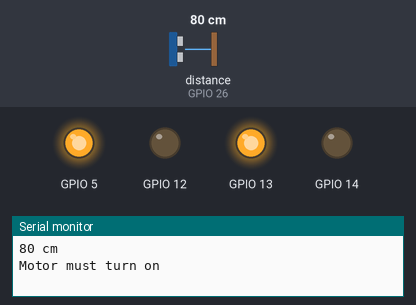
Recording of a sketch running on a simulated ESP32. Shown: output pins drawn as LEDs (lit = HIGH), the last lines printed to the serial monitor. Wiring (inferred from the names in the program): ultrasonic range finder: trigger GPIO 25; echo GPIO 26. The test bench sets the inputs (shaded band); at power-on: distance to the obstacle (sensor on GPIO 26) 80 cm. The echo pulse lasts 58.3 µs per cm; WiFi joins after 1.5 s; servers stay silent unless stated; pins used as bus, display or sensor lines are not drawn.

Above: at 3.0 s.
3.1 s: distance to the obstacle (sensor on GPIO 26) set to 36 cm
5.0 s: distance to the obstacle (sensor on GPIO 26) set to 32 cm
At 6.5 s:
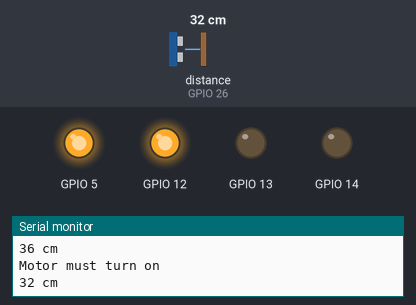
7.3 s: distance to the obstacle (sensor on GPIO 26) set to 28 cm
9.0 s: distance to the obstacle (sensor on GPIO 26) set to 22 cm
At 10.7 s:
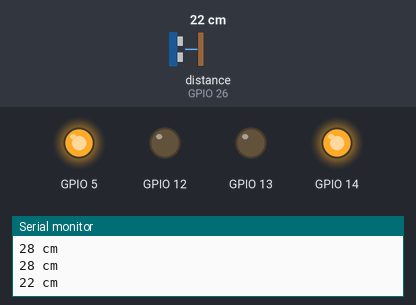
11.3 s: distance to the obstacle (sensor on GPIO 26) set to 11 cm
13.0 s: distance to the obstacle (sensor on GPIO 26) set to 8 cm
At 14.9 s:
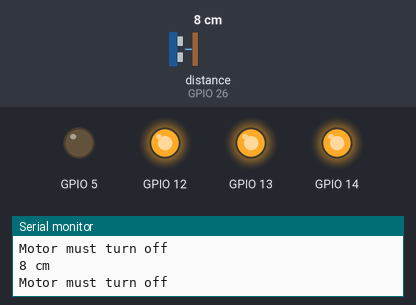
Timing chart, 0 to 16.3 s (numbered marks = the images above; inputs shaded):
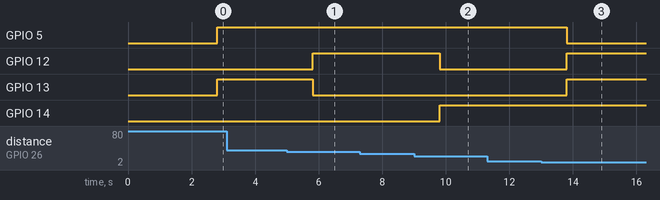

The sketch:

WaterTank_oct9b.ino
```cpp
#define BLYNK_TEMPLATE_ID "TMPL63zcSLyYx"    // Correct Template ID from Blynk
#define BLYNK_TEMPLATE_NAME "Water Tank Monitoring"    // Template Name from Blynk
#define BLYNK_AUTH_TOKEN "_G7ey4lXV3PpBSb_aMnNK0DfK5bIG04A"    // Auth Token from Blynk

#define BLYNK_PRINT Serial

#include <WiFi.h>              // Use the library corresponding to your board (ESP8266, ESP32, etc.)
#include <BlynkSimpleEsp32.h>   // Blynk library for ESP32
//#include <BlynkTimer.h>         // Blynk's built-in timer (replacement for SimpleTimer)

#define trig 25
#define echo 26

char ssid[] = "Redmi10hesh";    // Replace with your Wi-Fi SSID
char pass[] = "9852691hesh";    // Replace with your Wi-Fi password

BlynkTimer timer;  // Initialize Blynk timer

bool manualMode = false;  // Flag to track manual mode
bool pumpState = false;   // Track pump state for manual control

void sendSensorData();  // Forward declaration for sensor data function

// Blynk callback for manual mode switch (V2)
BLYNK_WRITE(V2) {
  manualMode = param.asInt();  // Read the value of the manual mode switch
  Serial.print("Manual Mode: ");
  Serial.println(manualMode ? "ON" : "OFF");
}

// Blynk callback for manual pump control (when manual mode is enabled) (V3)
BLYNK_WRITE(V3) {
  if (manualMode) {  // Only allow manual pump control if manual mode is ON
    pumpState = param.asInt();  // Read the value from the Blynk app
    digitalWrite(5, pumpState);  // Control pump manually
    Serial.println(pumpState ? "Pump turned ON manually" : "Pump turned OFF manually");
  }
}

void setup() {
  // Initialize pin modes
  pinMode(trig, OUTPUT);
  pinMode(echo, INPUT);
  pinMode(13, OUTPUT);
  pinMode(12, OUTPUT);
  pinMode(14, OUTPUT);
  pinMode(5, OUTPUT);

  Serial.begin(9600);           // Start Serial communication for debugging

  Blynk.begin(BLYNK_AUTH_TOKEN, ssid, pass);  // Initialize Blynk with your Wi-Fi credentials

  timer.setInterval(1000L, sendSensorData);   // Set a timer to send sensor data to Blynk every second
}

void loop() {
  Blynk.run();   // Run Blynk
  timer.run();   // Run the BlynkTimer for scheduled tasks
}

// Function to send sensor data to Blynk
void sendSensorData() {
  if (!manualMode) {  // Only run automatic control if manual mode is off
    // Send a pulse
    digitalWrite(trig, LOW);
    delayMicroseconds(2);
    digitalWrite(trig, HIGH);
    delayMicroseconds(10);
    digitalWrite(trig, LOW);

    // Read the echo
    long duration = pulseIn(echo, HIGH);
    long cm = (duration / 29) / 2;  // Convert echo time to distance in cm

    Serial.print(cm);
    Serial.println(" cm");

    // Send distance to Blynk on virtual pin V0
    Blynk.virtualWrite(V0, cm);

    // Send pump status to Blynk on virtual pin V1
    Blynk.virtualWrite(V1, digitalRead(5));

    // Control LEDs based on distance
    if (cm >= 35) {
      digitalWrite(13, HIGH);  // Turn on LED for > 35 cm
      digitalWrite(12, LOW);
      digitalWrite(14, LOW);
      digitalWrite(5, HIGH);   // Motor ON
      Serial.println("Motor must turn on");
    } else if (cm < 35 && cm >= 25) {
      digitalWrite(13, LOW);
      digitalWrite(12, HIGH);  // Turn on LED for 25-35 cm
      digitalWrite(14, LOW);
    } else if (cm < 25 && cm >= 10) {
      digitalWrite(13, LOW);
      digitalWrite(12, LOW);
      digitalWrite(14, HIGH);  // Turn on LED for 10-25 cm
    } else {
      digitalWrite(13, HIGH);  // All LEDs ON for < 10 cm
      digitalWrite(12, HIGH);
      digitalWrite(14, HIGH);
      digitalWrite(5, LOW);    // Motor OFF
      Serial.println("Motor must turn off");
    }

    delay(500);  // Small delay to prevent sensor overflow
  }
}
```

Measured:
- the behaviour switches between 35 and 34 cm on distance to the obstacle (sensor on GPIO 26) (found by bisection; images 0 and 1)
- the behaviour switches between 25 and 24 cm on distance to the obstacle (sensor on GPIO 26) (found by bisection; images 1 and 2)
- the behaviour switches between 10 and 9 cm on distance to the obstacle (sensor on GPIO 26) (found by bisection; images 2 and 3)
- after the input at 5.0 s, GPIO 12: LOW → HIGH after 0.81 s; GPIO 13: HIGH → LOW after 0.81 s
- after the input at 9.0 s, GPIO 12: HIGH → LOW after 0.81 s; GPIO 14: LOW → HIGH after 0.81 s
- after the input at 13.0 s, GPIO 5: HIGH → LOW after 0.81 s; GPIO 12, GPIO 13: LOW → HIGH after 0.81 s
